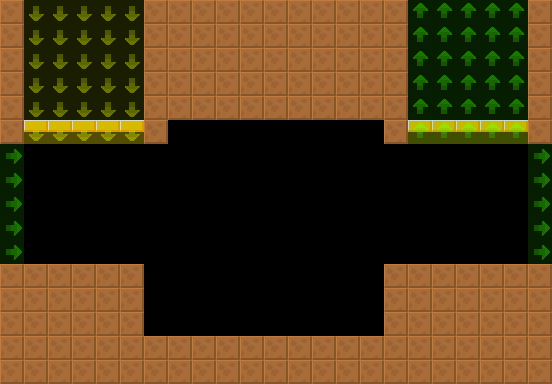

This game map was drawn from its Tiled (.tmx) file and the tilesets committed beside it. A one-line description and the trimmed map source follow:
An orthogonal 23x16 tile map with 24x24 px tiles, 2 tile layers (col, lnk), 2 tilesets and 6 objects (3x RotatingBall, 2x UnstablePF, Spikes).

<map version="1.4" tiledversion="1.4.2" orientation="orthogonal" renderorder="right-down" width="23" height="16" tilewidth="24" tileheight="24" infinite="0" nextlayerid="4" nextobjectid="8">
 <tileset firstgid="6" source="../../lnk.tsx" />
 <tileset firstgid="1" source="../../col.tsx" />
 <layer id="1" name="col" width="23" height="16">
  <data>[368 cells, 164 non-empty, 2 distinct tile ids]</data>
 </layer>
 <layer id="2" name="lnk" width="23" height="16" opacity="0.5">
  <data>[368 cells, 70 non-empty, 3 distinct tile ids]</data>
 </layer>
 <objectgroup id="3" name="markers" opacity="0.5">
  <object id="1" name="RotatingBall" type="RotatingBall" x="264" y="96" width="24" height="24">
   <properties>
    <property name="yr" value="0" />
    <property name="xr" value="0" />
   </properties>
  </object>
  <object id="2" name="UnstablePF" type="UnstablePF" x="168" y="216" width="48" height="24">
   <properties>
    <property name="yr" value="0" />
    <property name="xr" value="0" />
   </properties>
  </object>
  <object id="3" name="UnstablePF" type="UnstablePF" x="312" y="216" width="48" height="24">
   <properties>
    <property name="yr" value="0" />
    <property name="xr" value="0" />
   </properties>
  </object>
  <object id="4" name="RotatingBall" type="RotatingBall" x="120" y="288" width="24" height="24">
   <properties>
    <property name="yr" value="0" />
    <property name="xr" value="0" />
   </properties>
  </object>
  <object id="5" name="RotatingBall" type="RotatingBall" x="384" y="288" width="24" height="24">
   <properties>
    <property name="yr" value="0" />
    <property name="xr" value="0" />
   </properties>
  </object>
  <object id="6" name="Spikes" type="Spikes" x="144" y="312" width="240" height="24">
   <properties>
    <property name="yr" value="0" />
    <property name="xr" value="0" />
   </properties>
  </object>
 </objectgroup>
</map>
